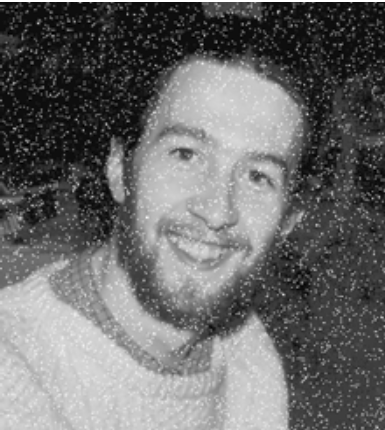
#> input picture OPE-10/Pasted image.png, 385 x 430 px
$ python 'import cv2.py'
#> lines starting #> are read from the running program, lines starting #| are printed output that depends on the picture; after the words box and inside, x2 and y2 are one past the last pixel; in counts of white or black regions, pixels touching at a corner belong together
#> further down, img is the input picture: shape (430, 385); min 0, max 255, mean 107
import os
import cv2
import numpy as np
import matplotlib.pyplot as plt

def fft_lowpass_filter(image, d0=40, n=2):
    """Frequency-domain Butterworth Lowpass Filter for noise reduction."""
#> called with d0 = 40, n = 2
    f = np.fft.fft2(image)
    fshift = np.fft.fftshift(f)
    rows, cols = image.shape
#> rows = 430; cols = 385
    crow, ccol = rows // 2, cols // 2
#> crow = 215; ccol = 192

    u = np.arange(rows)
#> u = 430 values from 0 to 429
    v = np.arange(cols)
#> v = 385 values from 0 to 384
    U, V = np.meshgrid(v - ccol, u - crow)
    D = np.sqrt(U**2 + V**2)

    H = 1 / (1 + (D / (d0 + 1e-5))**(2 * n))

    fshift_filtered = fshift * H
    f_ishift = np.fft.ifftshift(fshift_filtered)
    img_back = np.fft.ifft2(f_ishift)
    img_back = np.abs(img_back)
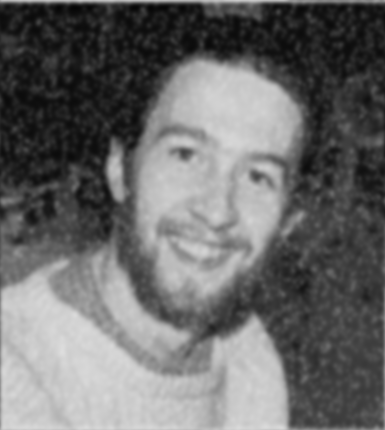
#> img_back: shape (430, 385) float64; min 5.86, max 221.8, mean 107
    return np.uint8(np.clip(img_back, 0, 255))

def fft_highboost_filter(image, d0=30, k=1.8):
    """Frequency-domain High-Boost Filter for detail enhancement."""
#> called with d0 = 30, k = 1.8
    f = np.fft.fft2(image)
    fshift = np.fft.fftshift(f)
    rows, cols = image.shape
#> rows = 430; cols = 385
    crow, ccol = rows // 2, cols // 2
#> crow = 215; ccol = 192

    u = np.arange(rows)
#> u = 430 values from 0 to 429
    v = np.arange(cols)
    U, V = np.meshgrid(v - ccol, u - crow)
    D = np.sqrt(U**2 + V**2)

    n = 2
    H_lp = 1 / (1 + (D / (d0 + 1e-5))**(2 * n))
    H_hp = 1 - H_lp

    H_hb = (k - 1) + H_hp

    fshift_filtered = fshift * H_hb
    f_ishift = np.fft.ifftshift(fshift_filtered)
    img_back = np.fft.ifft2(f_ishift)
    img_back = np.abs(img_back)
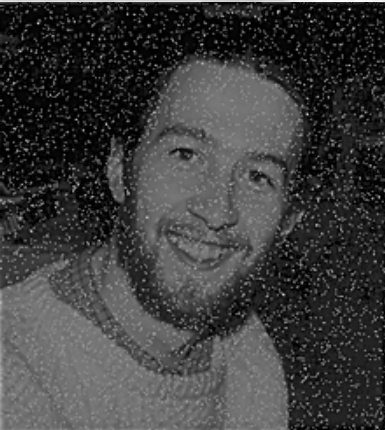
#> img_back: shape (430, 385) float64; min 0.000402, max 356.6, mean 86.8; drawn with min black and max white
    return np.uint8(np.clip(img_back, 0, 255))
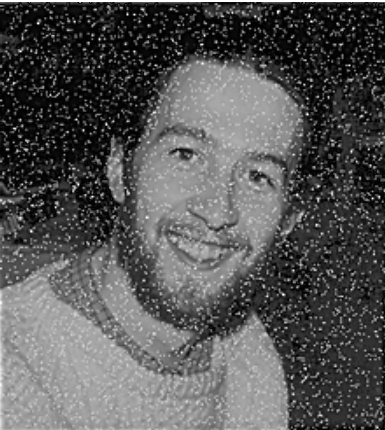
#> returned value: shape (430, 385); min 0, max 255, mean 86.1

def extract_boundaries(image):
    """Extract boundary maps using bilateral filter and Canny edge detection."""
    blurred = cv2.bilateralFilter(image, d=9, sigmaColor=75, sigmaSpace=75)
    high_thresh, _ = cv2.threshold(blurred, 0, 255, cv2.THRESH_BINARY + cv2.THRESH_OTSU)
#> high_thresh = 116
    low_thresh = 0.5 * high_thresh
#> low_thresh = 58
    edges = cv2.Canny(blurred, low_thresh, high_thresh)
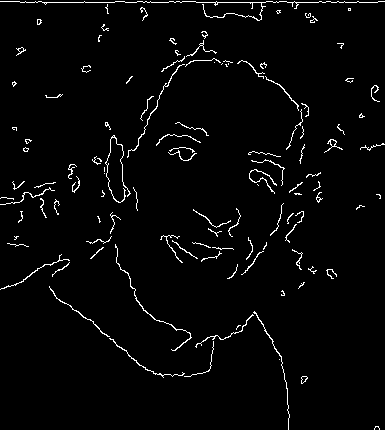
#> edges: shape (430, 385); 2.6% white in thin lines or dots
    return edges

# List of files
image_files = [
    "Pasted image.png",
    "Pasted image (2).png",
    "Pasted image (3).png",
    "Pasted image (4).png",
    "Pasted image (5).png"
]

output_folder = "separate_outputs"
os.makedirs(output_folder, exist_ok=True)

for img_name in image_files:
    if not os.path.exists(img_name):
        print(f"Skipping (File not found): {img_name}")
        continue

    img = cv2.imread(img_name, cv2.IMREAD_GRAYSCALE)
    base_name = os.path.splitext(img_name)[0]

    # Process pipeline
    smoothed = fft_lowpass_filter(img, d0=40, n=2)
    sharpened = fft_highboost_filter(img, d0=30, k=1.8)
    boundaries = extract_boundaries(img)

    # Dictionary of outputs to process separately
    results = {
        "Original": img,
        "FFT_Lowpass_Smoothed": smoothed,
        "FFT_HighBoost_Sharpened": sharpened,
        "Boundary_Extraction": boundaries
    }

    # Display and Save EACH image separately
    for label, output_img in results.items():
        # Save as individual image file
        save_path = os.path.join(output_folder, f"{base_name}_{label}.png")
        cv2.imwrite(save_path, output_img)

        # Display in a separate Matplotlib window
        plt.figure(figsize=(6, 6))
        plt.imshow(output_img, cmap='gray')
        plt.title(f"{base_name} - {label}")
        plt.axis('off')
        plt.show()
#> this loop made 4 passes
#> pass 2 of the loop `for img_name in image_files:`:
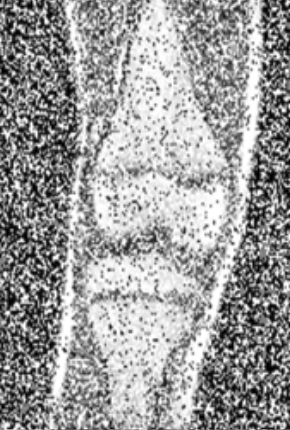
#> input picture OPE-10/Pasted image (2).png, 290 x 430 px
#> img: shape (430, 290)
#> in fft_highboost_filter (call 2), `return np.uint8(np.clip(img_back, 0, 255))`:
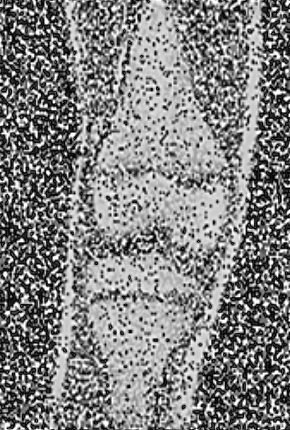
#> returned value: shape (430, 290); min 0, max 255, mean 128.8
#> blurred: shape (430, 290)
#> high_thresh = 155
#> low_thresh = 77.5
#> in extract_boundaries (call 2), `edges = cv2.Canny(blurred, low_thresh, high_thresh)`:
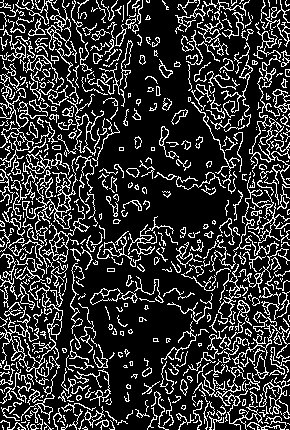
#> edges: shape (430, 290); 20.1% white in thin lines or dots
#> the loop `for label, output_img in results.items():` made 4 passes
#> pass 3 of the loop `for img_name in image_files:`:
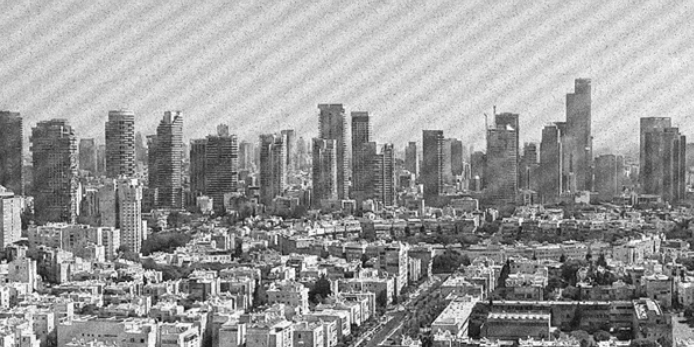
#> input picture OPE-10/Pasted image (3).png, 694 x 347 px
#> img is the input picture: shape (347, 694); min 6, max 255, mean 155.7
#> in fft_highboost_filter (call 3), `return np.uint8(np.clip(img_back, 0, 255))`:
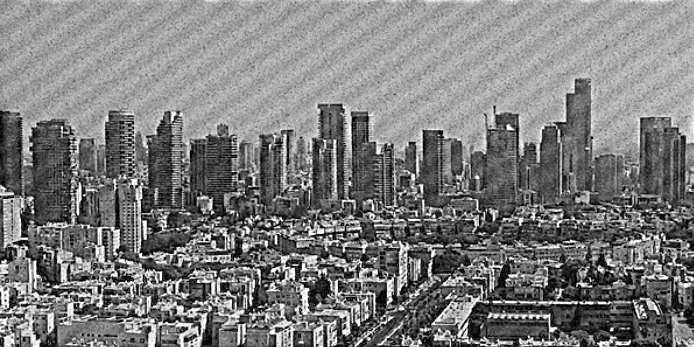
#> returned value: shape (347, 694); min 0, max 255, mean 125
#> blurred: shape (347, 694)
#> in extract_boundaries (call 3), `edges = cv2.Canny(blurred, low_thresh, high_thresh)`:
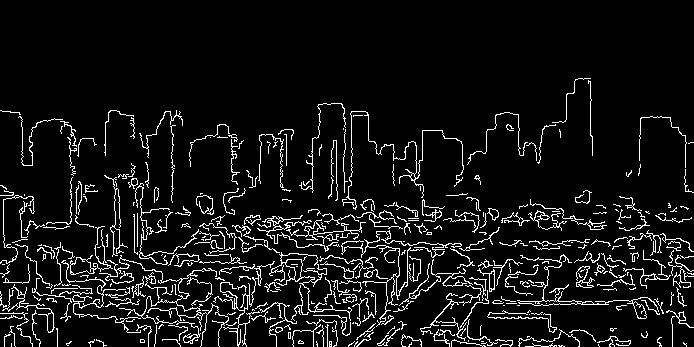
#> edges: shape (347, 694); 7.7% white in thin lines or dots, all inside (x1, y1, x2, y2) = (0, 78, 694, 347)
#> the loop made 5 passes; the first 3 are shown

print(f"All images processed and saved separately in folder: '{output_folder}'")
#| All images processed and saved separately in folder: 'separate_outputs'
